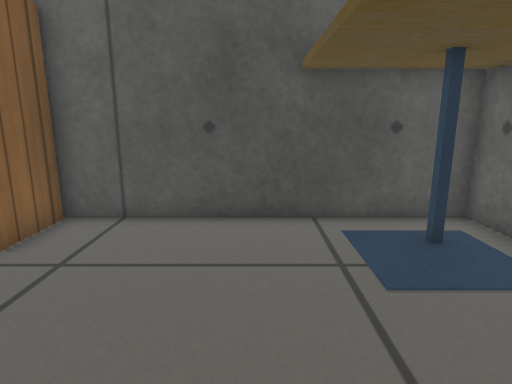
view 1 (above)

16 first-person views from a walk through a robot-simulator world made for Gazebo. The camera is 0.5 m above the floor, tilts 12° down and sees 75° across. The floor is counted in squares, 0.2 m on a side. Each view is taken from the middle of a square. On the plan, view 1 faces up. The plan holds only what a view shows up to about 20 squares ahead; the rest is blank. Gazebo's built-in surfaces are drawn with simple patterns.

view 2
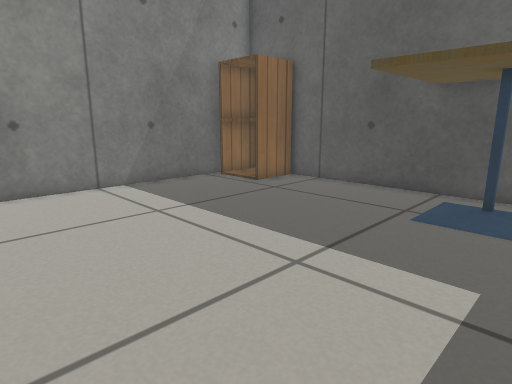

view 3
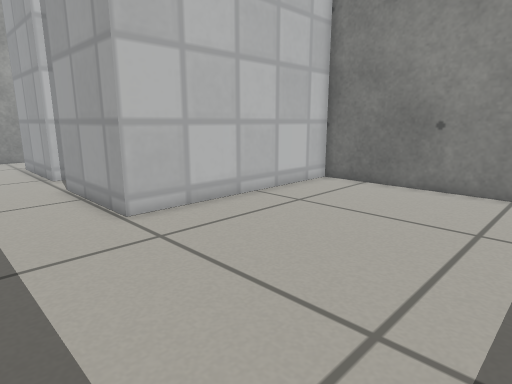

view 4
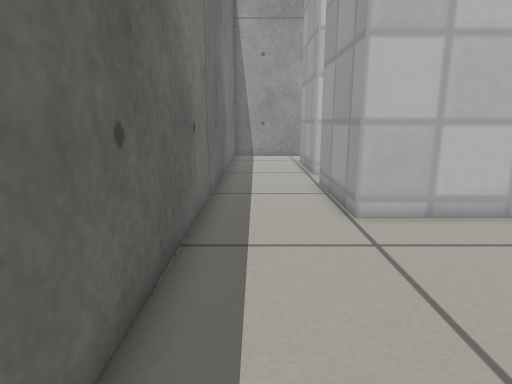

view 5
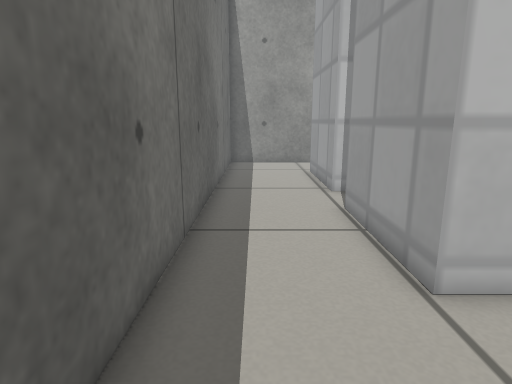

view 6
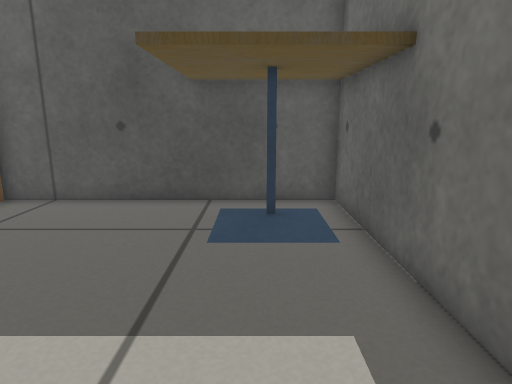

view 7
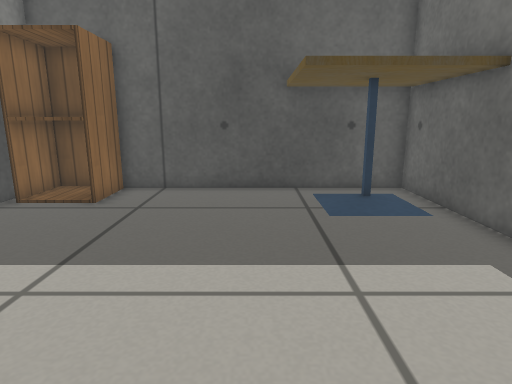

view 8
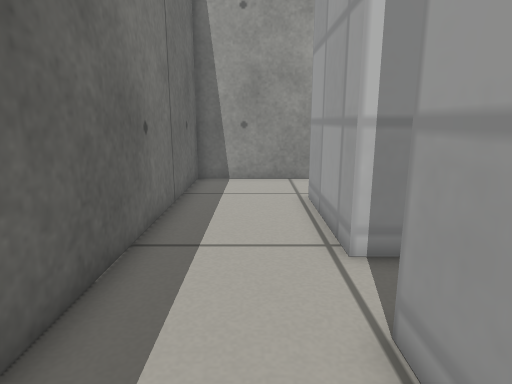

view 9
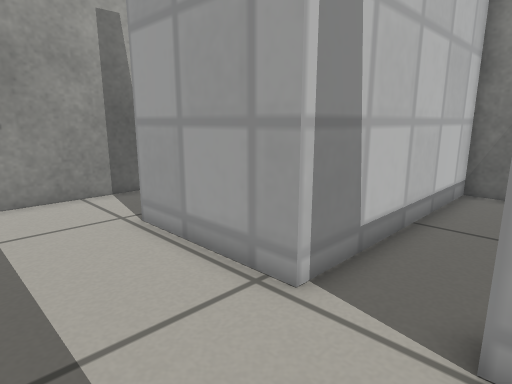

view 10
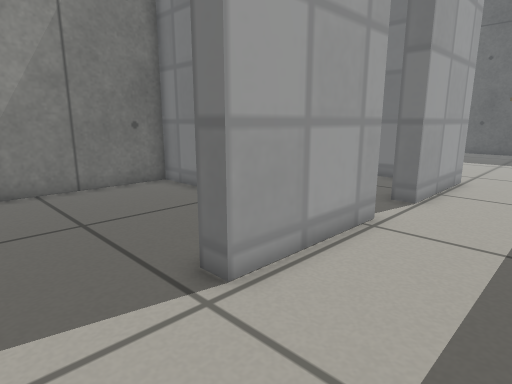

view 11
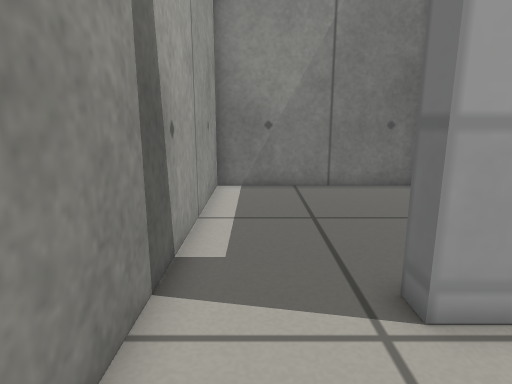

view 12
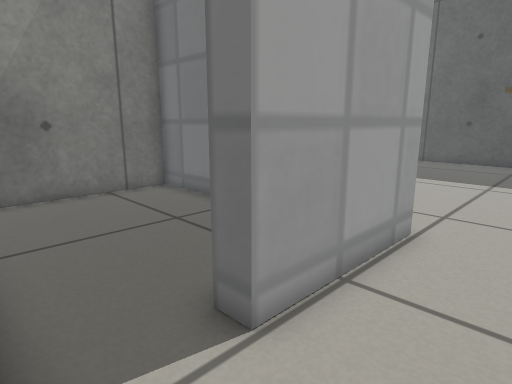

view 13
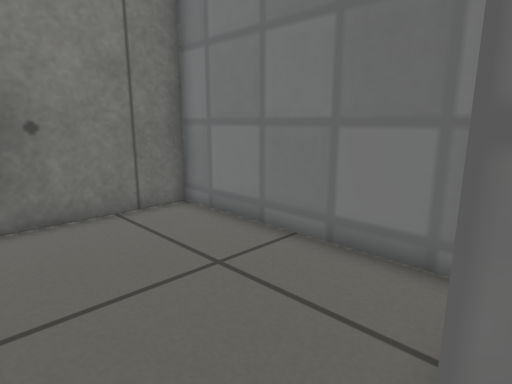

view 14
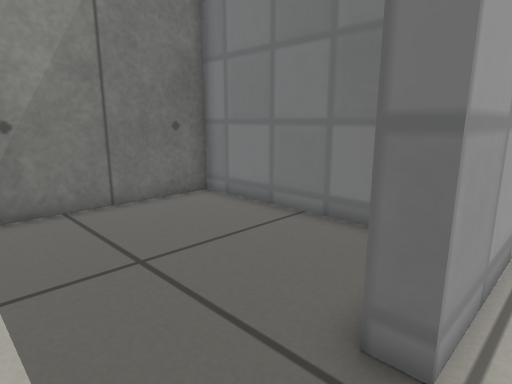

view 15
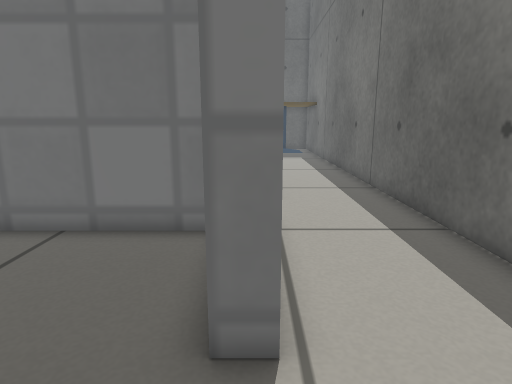

view 16
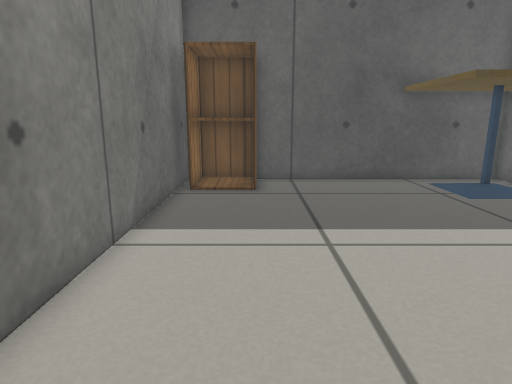

### Floor plan
Points are (right, up) in squares from view 1. A wall is a line through its corners. A room is listed if a view was taken in it or the views show most of it. See-through windows are left out.
Room 1 (views 1, 2, 3, 4, 5, 6, 7, 8, 9, 10, 11, 12, 14, 16)
walls: (1.4, -13.9) (1.4, -18.9); (-7.9, 8.5) (-7.9, -6.5) (1.4, -6.5) (1.4, -11.5); (1.6, -22.5) (5.6, -22.5) (5.6, 8.5) (-5.1, 8.5)
ways out: opening at (1, -12.5) to room 2; opening at (1, -20.5) to room 3
objects: cabinet (-7, 6) to (-5, 8); cafe table (1, 4) to (5, 8)
Room 2 (view 13)
walls: (1.4, -11.5) (0.6, -11.5); (-0.2, -7.2) (-7.9, -7.2) (-7.9, -13.9) (1.4, -13.9)
ways out: opening at (1, -12.5) to room 1
Room 3 (view 15)
walls: (1.4, -18.9) (0.5, -18.9); (-0.1, -14.6) (-7.9, -14.6) (-7.9, -22.5) (1.6, -22.5)
ways out: opening at (1, -20.5) to room 1

Where each view was taken, in squares from view 1:
view 1: 0 up, 0 right, facing up
view 2: 4 down, 5 right, facing up-left
view 3: 2 up, 5 right, facing down-left
view 4: 2 up, 4 right, facing down
view 5: 2 down, 4 right, facing down
view 6: 2 down, 3 right, facing up
view 7: 4 down, 0 right, facing up
view 8: 8 down, 3 right, facing down
view 9: 11 down, 5 right, facing down-left
view 10: 22 down, 5 right, facing up-left
view 11: 21 down, 5 right, facing left
view 12: 14 down, 4 right, facing up-left
view 13: 13 down, 1 right, facing up-left
view 14: 22 down, 2 right, facing up-left
view 15: 22 down, 1 right, facing up
view 16: 6 down, 5 left, facing up
